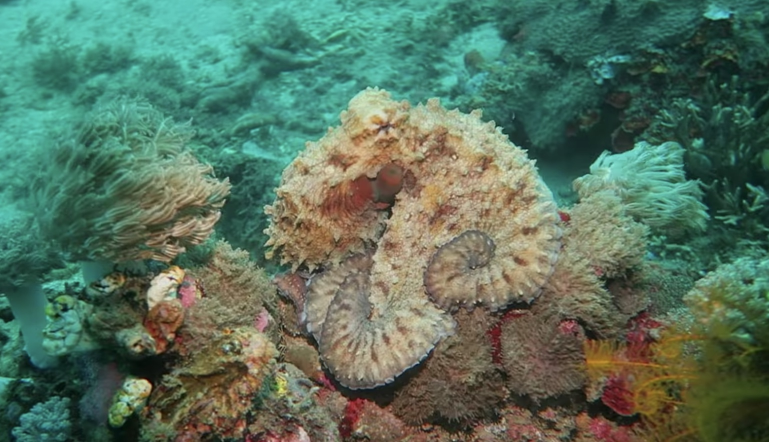
#> input picture phase7/phase7/data/unified_500/_tmp_glass_01_wine.jpg, 1538 x 884 px (shown at 1/2 size)
$ python reorganize_clean_dataset.py
#> lines starting #> are read from the running program, lines starting #| are printed output that depends on the picture
"""
Phase 7: Reorganize Dataset – Corrected Version.

FIXES APPLIED (Audit 2026-10-08):
  B3: Was only 5 transparent + 6 textureless scenes = 95.8% camo imbalance.
      Now 20 transparent + 20 textureless scenes = 40 real scenes x 2 views.
  D1: Dual-view was 85%/60% arbitrary crops from same download.
      Now View-1 = full frame (no crop), View-2 = centre-70% crop to keep
      the central transparent/textureless subject intact.

Guarantees zero data leakage between Train, Validation, and Test partitions
via strict scene-level grouping.
"""

from __future__ import annotations

import json
import random
import shutil
from pathlib import Path
import urllib.request
import cv2

DATA_DIR    = Path("phase7/data/unified_500").resolve()
CAMO_SOURCE = Path("phase7/data/camo_500").resolve()
SPLITS_FILE = Path("phase7/data/unified_splits.json").resolve()

# ---------------------------------------------------------------------------
# 20 Transparent / Refractive scenes  (real Unsplash photos)
# ---------------------------------------------------------------------------
TRANSPARENT_URLS = [
    ("glass_01_wine",        "https://images.unsplash.com/photo-1510812431401-41d2bd2722f3?w=1000&q=85"),
    ("glass_02_beaker",      "https://images.unsplash.com/photo-1532187863486-abf9dbad1b69?w=1000&q=85"),
    ("glass_03_water_cup",   "https://images.unsplash.com/photo-1559839914-17aae19cec71?w=1000&q=85"),
    ("glass_04_bottle",      "https://images.unsplash.com/photo-1592945403244-b3fbafd7f539?w=1000&q=85"),
    ("glass_05_window",      "https://images.unsplash.com/photo-1513694203232-719a280e022f?w=1000&q=85"),
    ("glass_06_flasks",      "https://images.unsplash.com/photo-1581093458791-9f3c3900df4b?w=1000&q=85"),
    ("glass_07_vase",        "https://images.unsplash.com/photo-1526045612212-70caf35c14df?w=1000&q=85"),
    ("glass_08_cocktail",    "https://images.unsplash.com/photo-1558618666-fcd25c85cd64?w=1000&q=85"),
    ("glass_09_jar",         "https://images.unsplash.com/photo-1506905925346-21bda4d32df4?w=1000&q=85"),
    ("glass_10_ice_cube",    "https://images.unsplash.com/photo-1548366086-7f1b76106622?w=1000&q=85"),
    ("glass_11_aquarium",    "https://images.unsplash.com/photo-1524704654690-b56c05c78a00?w=1000&q=85"),
    ("glass_12_greenhouse",  "https://images.unsplash.com/photo-1416879595882-3373a0480b5b?w=1000&q=85"),
    ("glass_13_mirror",      "https://images.unsplash.com/photo-1616047006789-b7af5afb8c20?w=1000&q=85"),
    ("glass_14_prism",       "https://images.unsplash.com/photo-1567095761054-7a02e69e5c43?w=1000&q=85"),
    ("glass_15_test_tubes",  "https://images.unsplash.com/photo-1582719471384-894fbb16e074?w=1000&q=85"),
    ("glass_16_reading_glass","https://images.unsplash.com/photo-1509228468518-180dd4864904?w=1000&q=85"),
    ("glass_17_wine_shelf",  "https://images.unsplash.com/photo-1568702846914-96b305d2aaeb?w=1000&q=85"),
    ("glass_18_crystal",     "https://images.unsplash.com/photo-1579783902614-a3fb3927b6a5?w=1000&q=85"),
    ("glass_19_shower",      "https://images.unsplash.com/photo-1552321554-5fefe8c9ef14?w=1000&q=85"),
    ("glass_20_storefront",  "https://images.unsplash.com/photo-1441986300917-64674bd600d8?w=1000&q=85"),
]

# ---------------------------------------------------------------------------
# 20 Textureless / Monochromatic interior scenes  (real Unsplash photos)
# ---------------------------------------------------------------------------
TEXTURELESS_URLS = [
    ("texless_01_white_room",     "https://images.unsplash.com/photo-1600585154340-be6161a56a0c?w=1000&q=85"),
    ("texless_02_white_wall",     "https://images.unsplash.com/photo-1513519245088-0e12902e5a38?w=1000&q=85"),
    ("texless_03_kitchen",        "https://images.unsplash.com/photo-1556911220-e15b29be8c8f?w=1000&q=85"),
    ("texless_04_blank_studio",   "https://images.unsplash.com/photo-1507089947368-19c1da9775ae?w=1000&q=85"),
    ("texless_05_staircase_wall", "https://images.unsplash.com/photo-1486406146926-c627a92ad1ab?w=1000&q=85"),
    ("texless_06_desk_surface",   "https://images.unsplash.com/photo-1497366216548-37526070297c?w=1000&q=85"),
    ("texless_07_hallway",        "https://images.unsplash.com/photo-1558618047-3c8c76ca7d13?w=1000&q=85"),
    ("texless_08_concrete_wall",  "https://images.unsplash.com/photo-1557683316-973673baf926?w=1000&q=85"),
    ("texless_09_white_bedroom",  "https://images.unsplash.com/photo-1540518614846-7eded433c457?w=1000&q=85"),
    ("texless_10_minimal_office", "https://images.unsplash.com/photo-1497366811353-6870744d04b2?w=1000&q=85"),
    ("texless_11_empty_room",     "https://images.unsplash.com/photo-1536376072261-38c75010e6c9?w=1000&q=85"),
    ("texless_12_white_ceiling",  "https://images.unsplash.com/photo-1545324418-cc1a3fa10c00?w=1000&q=85"),
    ("texless_13_gallery_wall",   "https://images.unsplash.com/photo-1481277542470-605612bd2d61?w=1000&q=85"),
    ("texless_14_modern_lobby",   "https://images.unsplash.com/photo-1540575467063-178a50c2df87?w=1000&q=85"),
    ("texless_15_corridor",       "https://images.unsplash.com/photo-1558403194-611308249627?w=1000&q=85"),
    ("texless_16_flat_roof",      "https://images.unsplash.com/photo-1486325212027-8081e485255e?w=1000&q=85"),
    ("texless_17_bathroom_tile",  "https://images.unsplash.com/photo-1552321554-5fefe8c9ef14?w=1000&q=85"),
    ("texless_18_plaster_wall",   "https://images.unsplash.com/photo-1600607686527-6fb886090705?w=1000&q=85"),
    ("texless_19_smooth_floor",   "https://images.unsplash.com/photo-1584622650111-993a426fbf0a?w=1000&q=85"),
    ("texless_20_white_backdrop", "https://images.unsplash.com/photo-1491895200222-0fc4a4c35e18?w=1000&q=85"),
]

HEADERS = {"User-Agent": "Mozilla/5.0 (Windows NT 10.0; Win64; x64) UniDACResearch/1.0"}


def _fetch_dual_views(item_list: list, prefix: str) -> int:
    """
    Download each scene once, then save exactly 2 views:
      View 1 – full-frame resize (preserves all edges, especially glass outlines)
      View 2 – centre 70% crop    (keeps central subject, avoids empty corners)

    Returns count of successfully saved view-pairs.
    """
#> called with prefix = 'transparent'
    saved = 0
    for name, url in item_list:
        temp_p = DATA_DIR / f"_tmp_{name}.jpg"
        try:
            req = urllib.request.Request(url, headers=HEADERS)
            with urllib.request.urlopen(req, timeout=20) as resp:
                temp_p.write_bytes(resp.read())

            img = cv2.imread(str(temp_p))
#> img is the input picture: shape (884, 1538, 3); mean B, G, R 94.8, 114.4, 88.1
            if img is None:
                print(f"  [WARN] Could not decode image for {name}, skipping.")
                continue

            h, w = img.shape[:2]
#> h = 884; w = 1538

            # ------ View 1: Full Frame (no spatial crop) ------
            view1 = img.copy()
            out1 = DATA_DIR / f"{prefix}_{name}_view1_full.jpg"
            cv2.imwrite(str(out1), view1)

            # ------ View 2: Centre 70% crop ------
            ch, cw = int(h * 0.70), int(w * 0.70)
#> ch = 618; cw = 1076
            y0 = (h - ch) // 2
#> y0 = 133
            x0 = (w - cw) // 2
#> x0 = 231
            view2 = img[y0:y0 + ch, x0:x0 + cw]
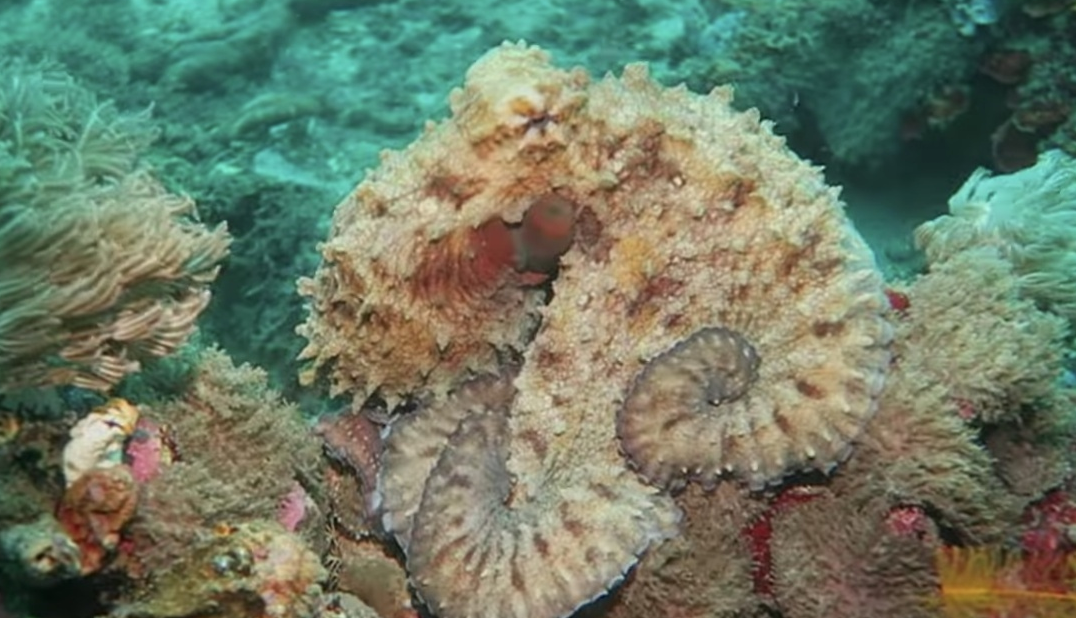
#> view2: shape (618, 1076, 3); mean B, G, R 101.6, 123, 110.7
            out2 = DATA_DIR / f"{prefix}_{name}_view2_centre.jpg"
            cv2.imwrite(str(out2), view2)

            print(f"  -> 2 views saved for: {name}")
            saved += 1

        except Exception as exc:
            print(f"  [ERR] {name}: {exc}")
        finally:
            temp_p.unlink(missing_ok=True)
#> pass 2 of the loop in _fetch_dual_views, `for name, url in item_list:`:
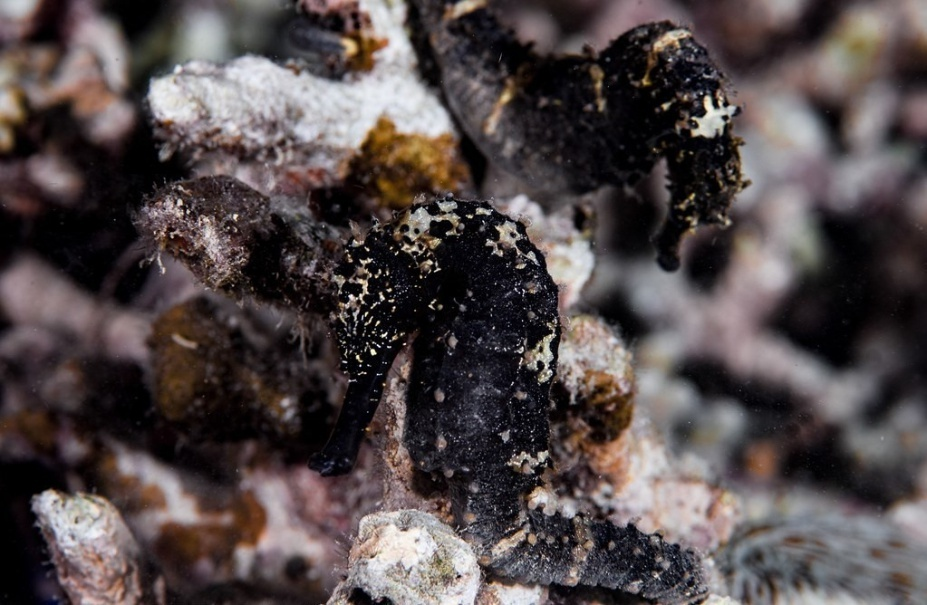
#> input picture phase7/phase7/data/unified_500/_tmp_glass_02_beaker.jpg, 927 x 605 px
#> in _fetch_dual_views, img is the input picture: shape (605, 927, 3); mean B, G, R 73.4, 72.8, 82
#> in _fetch_dual_views, `view2 = img[y0:y0 + ch, x0:x0 + cw]`:
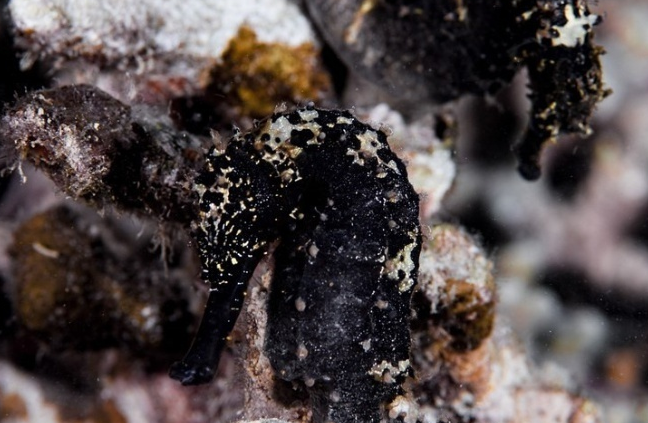
#> view2: shape (423, 648, 3); mean B, G, R 69.3, 69.3, 78.7

    return saved


# [45 lines left out: function _scene_grouped_split, not called in this run]


def clean_and_rebuild_dataset():
    print("=" * 88)
    print("  PHASE 7: DATASET PURGE & CORRECTED 2-VIEW SCENE-GROUPED RECONSTRUCTION")
    print("=" * 88)

    # 1. Wipe & recreate unified_500 directory
    if DATA_DIR.exists():
        shutil.rmtree(DATA_DIR)
    DATA_DIR.mkdir(parents=True, exist_ok=True)

    # 2. Copy ALL 500 Biological Camouflage scenes from CAMO-FS
    camo_files = sorted(CAMO_SOURCE.glob("*.jpg"))
    print(f"\n[Domain 1] Copying {len(camo_files)} biological camouflage scenes...")
    for idx, f in enumerate(camo_files):
        shutil.copy(f, DATA_DIR / f"camo_{idx:04d}.jpg")

    # 3. Download 20 Transparent / Refractive scenes (2 corrected views each)
    print("\n[Domain 2] Downloading 20 transparent glassware scenes (2 views each)...")
    n_trans = _fetch_dual_views(TRANSPARENT_URLS, "transparent")
    print(f"           {n_trans} scenes fetched ({n_trans * 2} view images)\n")

    # 4. Download 20 Textureless / Monochromatic scenes (2 corrected views each)
    print("[Domain 3] Downloading 20 textureless architectural scenes (2 views each)...")
    n_texl = _fetch_dual_views(TEXTURELESS_URLS, "textureless")
    print(f"           {n_texl} scenes fetched ({n_texl * 2} view images)\n")

    # 5. Scene-grouped splits (leakage-free)
    all_files = sorted(f.name for f in DATA_DIR.glob("*.jpg"))
    splits_data = _scene_grouped_split(all_files)

    with open(SPLITS_FILE, "w") as fp:
        json.dump(splits_data, fp, indent=2)

    dc = splits_data["domain_counts"]
    total = splits_data["total_images"]
    print("=" * 88)
    print("  DATASET REBUILD COMPLETE")
    print("=" * 88)
    print(f"  Total Images      : {total}")
    print(f"  Unique Scenes     : {splits_data['total_unique_scenes']}")
    print(f"  Domain Balance    :")
    print(f"    Camouflage      : {dc['camouflage']:>4}  ({100*dc['camouflage']/total:.1f}%)")
    print(f"    Transparent     : {dc['transparent']:>4}  ({100*dc['transparent']/total:.1f}%)")
    print(f"    Textureless     : {dc['textureless']:>4}  ({100*dc['textureless']/total:.1f}%)")
    print(f"  Train Partition   : {splits_data['counts']['train']} images")
    print(f"  Val   Partition   : {splits_data['counts']['val']}  images")
    print(f"  Test  Partition   : {splits_data['counts']['test']}  images")
    print(f"  Metadata Saved -> {SPLITS_FILE}\n")


if __name__ == "__main__":
    clean_and_rebuild_dataset()
#> (the call stopped at in _fetch_dual_views, `with urllib.request.urlopen(req, timeout=20) as resp:`: the network is not available in this run)
